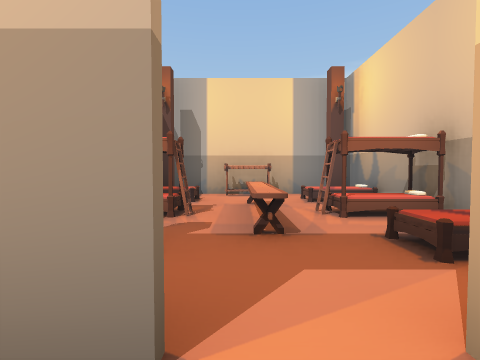
[1] (above)

17 first-person views from a walk through a 3-D level made in the Unity game engine. The camera is 1.2 m above the floor, tilts 2° down and sees 85° across. The floor is counted in squares, 2 m on a side. Each view is taken from the middle of a square. On the plan, view 1 faces up. The plan holds only what a view shows up to about 9 squares ahead; the rest is blank. The player character is not drawn.

[2]
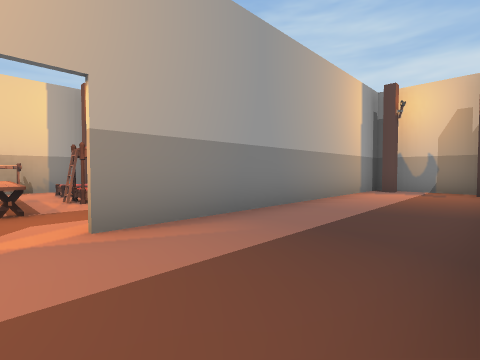

[3]
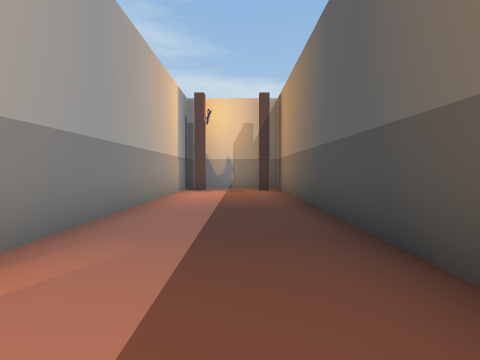

[4]
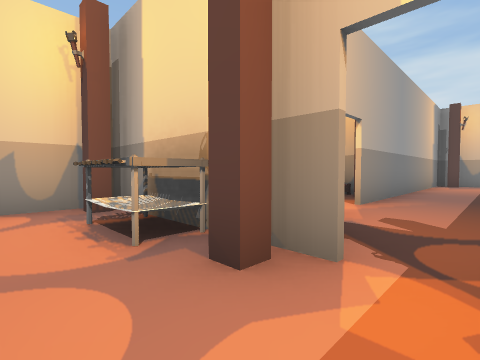

[5]
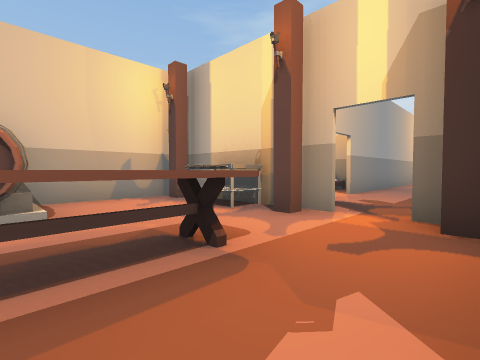

[6]
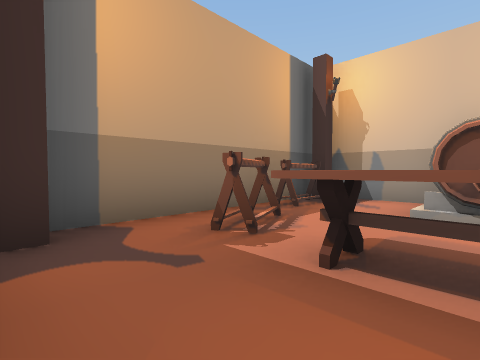

[7]
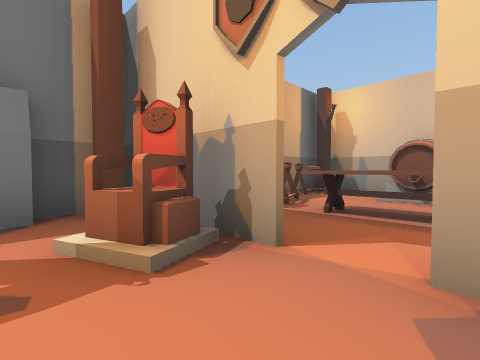

[8]
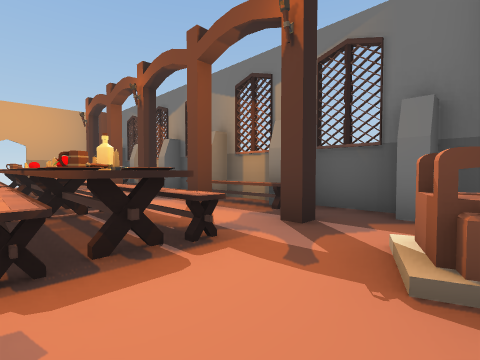

[9]
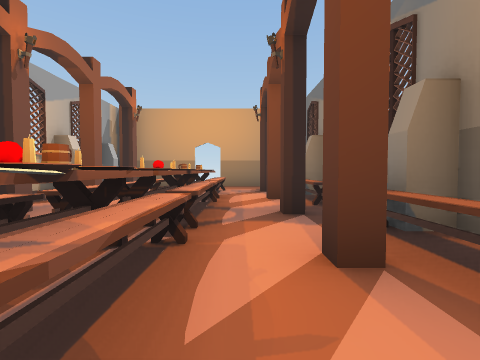

[10]
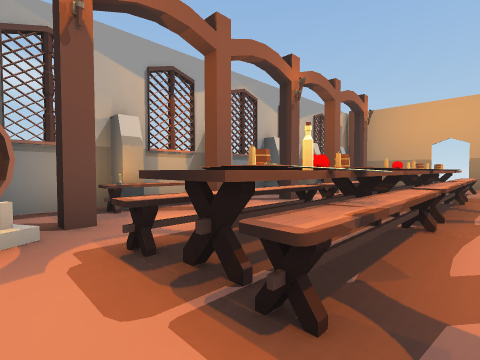

[11]
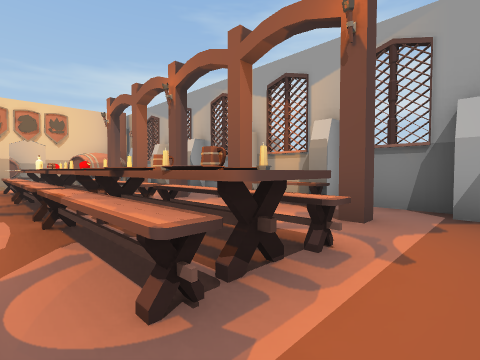

[12]
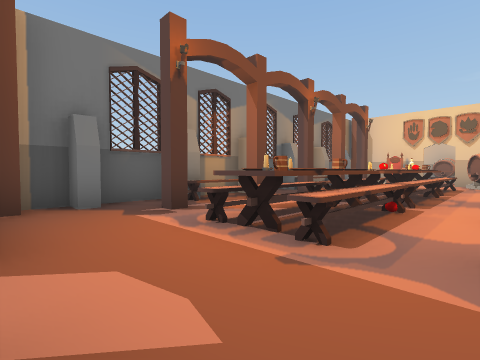

[13]
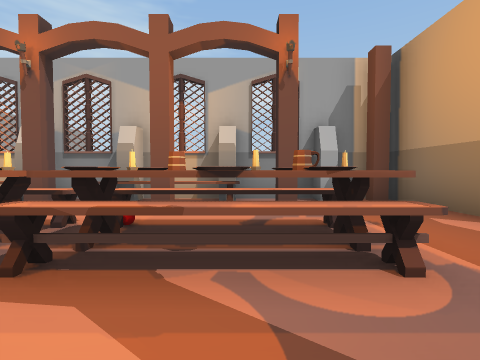

[14]
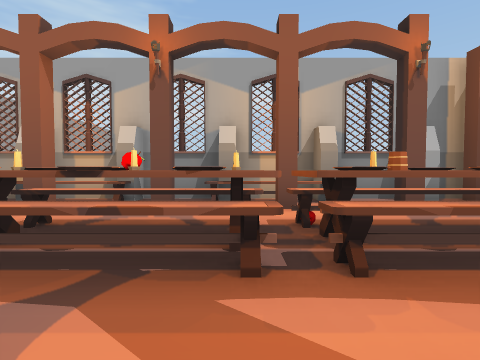

[15]
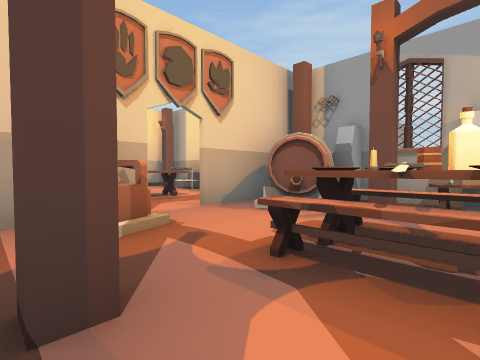

[16]
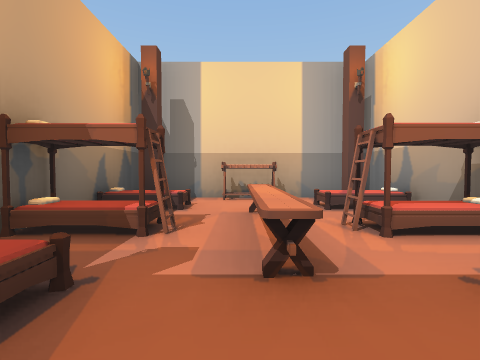

[17]
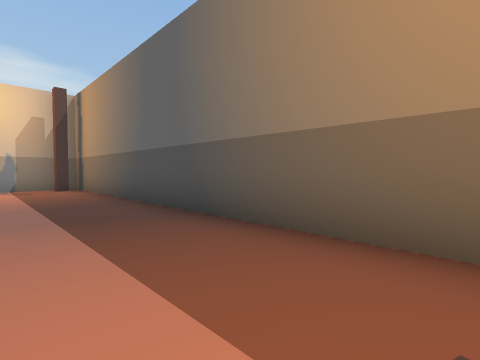

### Floor plan
Ten units are one square. View 1 is at (0, 0); x grows to the right and y downward. Boxes are objects, and circles mark ways between rooms. Rooms are numbered by the first view taken in them; rooms with no view inside come last. Other rooms are left out.
<svg viewBox="-100 -80 193 237">
<path fill="none" stroke="#000" d="M-1 -7 -8 -7M-10 23 88 23 88 -7 8 -7M81 20 81 16 85 16M-25 -1 -29 -1M85 -1 81 -1 81 -5M-91 -9 -91 21M-29 -1 -29 -5M-86 -35 -86 -31 -90 -31M-23 4 -23 -35M-91 -36 -91 -24M-25 -31 -29 -31 -29 -35M-26 -37 -89 -37M-80 86 -76 86 -76 89 -80 89M-39 89 -39 85M-86 96 -86 100M-39 109 -39 106M-86 76 -86 79M-39 69 -39 66M-91 82 -91 96M-91 99 -91 112M-86 116 -86 120M-91 62 -91 76M-91 121 -91 135M-39 49 -39 46 -35 46M-35 129 -39 129 -39 126M-79 46 -76 46 -76 49 -79 49M-23 56 -23 39M-86 135 -86 139M-91 139 -91 146M-91 40 -91 54M-29 140 -29 136 -23 136 -23 119 -29 119M-29 39 -29 35M-86 35 -86 40M-46 152 -24 152M-61 23 -92 23M-29 150 -29 146 -25 146M-23 149 -23 140M-86 25 -86 30M-32 23 -52 23M-91 21 -91 36M-16 -65 -16 -60M21 -61 21 -65M-22 -69 -22 -44M24 -68 -18 -68M28 -16 28 -69"/>
<rect x="-95" y="-25" width="10" height="10" fill="#bbb"><title>other object</title></rect>
<rect x="-85" y="-5" width="10" height="10" fill="#bbb"><title>other object</title></rect>
<rect x="-75" y="-5" width="30" height="10" fill="#bbb"><title>table</title></rect>
<rect x="-65" y="-35" width="10" height="20" fill="#bbb"><title>other object</title></rect>
<rect x="-35" y="-25" width="10" height="20" fill="#bbb"><title>stove</title></rect>
<rect x="-85" y="105" width="10" height="10" fill="#bbb"><title>bench</title></rect>
<rect x="-85" y="65" width="10" height="10" fill="#bbb"><title>bench</title></rect>
<rect x="-75" y="25" width="10" height="10" fill="#bbb"><title>throne</title></rect>
<rect x="-65" y="125" width="10" height="10" fill="#bbb"><title>mug</title></rect>
<rect x="-65" y="115" width="10" height="10" fill="#bbb"><title>other object</title></rect>
<rect x="-65" y="105" width="10" height="10" fill="#bbb"><title>mug</title></rect>
<rect x="-65" y="95" width="10" height="10" fill="#bbb"><title>candle</title></rect>
<rect x="-65" y="85" width="10" height="10" fill="#bbb"><title>apple</title></rect>
<rect x="-65" y="75" width="10" height="10" fill="#bbb"><title>candle</title></rect>
<rect x="-65" y="65" width="10" height="10" fill="#bbb"><title>other object</title></rect>
<rect x="-65" y="55" width="10" height="10" fill="#bbb"><title>apple</title></rect>
<rect x="-65" y="45" width="10" height="10" fill="#bbb"><title>bench</title></rect>
<rect x="-55" y="115" width="10" height="20" fill="#bbb"><title>bench</title></rect>
<rect x="-55" y="105" width="10" height="10" fill="#bbb"><title>other object</title></rect>
<rect x="-55" y="75" width="10" height="30" fill="#bbb"><title>bench</title></rect>
<rect x="-55" y="45" width="10" height="30" fill="#bbb"><title>bench</title></rect>
<rect x="-45" y="25" width="20" height="20" fill="#bbb"><title>other object</title></rect>
<rect x="-25" y="-45" width="20" height="10" fill="#bbb"><title>other object</title></rect>
<rect x="-15" y="-25" width="10" height="10" fill="#bbb"><title>bed</title></rect>
<rect x="-5" y="-55" width="10" height="30" fill="#bbb"><title>bench</title></rect>
<rect x="-5" y="-75" width="10" height="10" fill="#bbb"><title>other object</title></rect>
<rect x="5" y="-25" width="10" height="10" fill="#bbb"><title>bed</title></rect>
<rect x="15" y="-45" width="10" height="10" fill="#bbb"><title>other object</title></rect>
<circle cx="-25" cy="10" r="3" fill="#2a7"/>
<circle cx="0" cy="-10" r="3" fill="#2a7"/>
<circle cx="-60" cy="20" r="3" fill="#2a7"/>
<text x="30" y="10">1</text>
<text x="-60" y="-10">2</text>
<text x="-60" y="90">3</text>
<text x="0" y="-40">4</text>
</svg>
Room 1 opens to room 2. Room 1 opens to room 4. Room 2 opens to room 3.

Where each view was taken, in squares from view 1:
view 1: 0 up, 0 right, facing up
view 2: 2 down, 0 right, facing up-right
view 3: 1 down, 0 right, facing right
view 4: 1 down, 4 left, facing up-right
view 5: 2 down, 6 left, facing up-right
view 6: 2 down, 6 left, facing up-left
view 7: 4 down, 5 left, facing up-left
view 8: 3 down, 5 left, facing down-left
view 9: 5 down, 7 left, facing down
view 10: 4 down, 7 left, facing down-right
view 11: 14 down, 7 left, facing up-right
view 12: 15 down, 4 left, facing up-left
view 13: 12 down, 8 left, facing right
view 14: 10 down, 8 left, facing right
view 15: 6 down, 8 left, facing up-right
view 16: 1 up, 0 right, facing up
view 17: 0 up, 1 left, facing down-right
